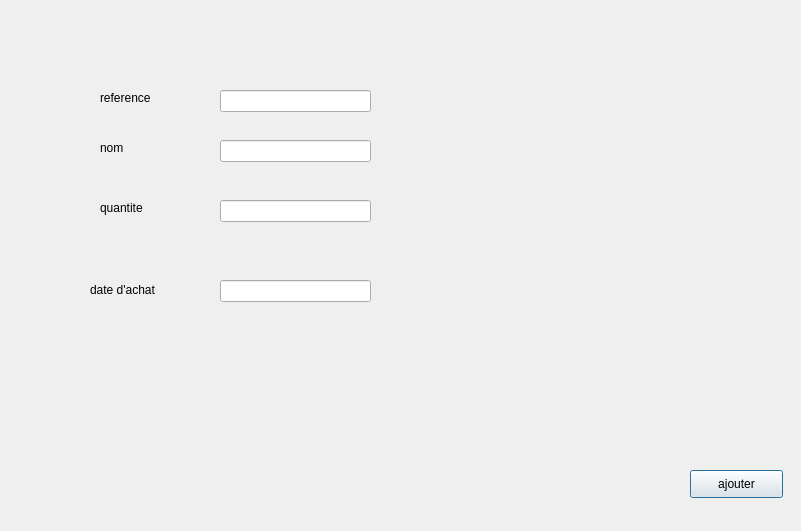
<?xml version="1.0" encoding="UTF-8"?>
<ui version="4.0">
 <class>ajouterEquipement</class>
 <widget class="QDialog" name="ajouterEquipement">
  <property name="geometry">
   <rect>
    <x>0</x>
    <y>0</y>
    <width>801</width>
    <height>531</height>
   </rect>
  </property>
  <property name="windowTitle">
   <string>Dialog</string>
  </property>
  <widget class="QPushButton" name="pushButton">
   <property name="geometry">
    <rect>
     <x>690</x>
     <y>470</y>
     <width>93</width>
     <height>28</height>
    </rect>
   </property>
   <property name="text">
    <string>ajouter</string>
   </property>
  </widget>
  <widget class="QLineEdit" name="iputreference">
   <property name="geometry">
    <rect>
     <x>220</x>
     <y>90</y>
     <width>151</width>
     <height>22</height>
    </rect>
   </property>
  </widget>
  <widget class="QLineEdit" name="inputnomequipement">
   <property name="geometry">
    <rect>
     <x>220</x>
     <y>140</y>
     <width>151</width>
     <height>22</height>
    </rect>
   </property>
  </widget>
  <widget class="QLineEdit" name="inputquantitequipement">
   <property name="geometry">
    <rect>
     <x>220</x>
     <y>200</y>
     <width>151</width>
     <height>22</height>
    </rect>
   </property>
  </widget>
  <widget class="QLineEdit" name="inputdatequipement">
   <property name="geometry">
    <rect>
     <x>220</x>
     <y>280</y>
     <width>151</width>
     <height>22</height>
    </rect>
   </property>
  </widget>
  <widget class="QLabel" name="label">
   <property name="geometry">
    <rect>
     <x>100</x>
     <y>90</y>
     <width>55</width>
     <height>16</height>
    </rect>
   </property>
   <property name="text">
    <string>reference</string>
   </property>
  </widget>
  <widget class="QLabel" name="label_2">
   <property name="geometry">
    <rect>
     <x>100</x>
     <y>140</y>
     <width>55</width>
     <height>16</height>
    </rect>
   </property>
   <property name="text">
    <string>nom</string>
   </property>
  </widget>
  <widget class="QLabel" name="label_3">
   <property name="geometry">
    <rect>
     <x>100</x>
     <y>200</y>
     <width>55</width>
     <height>16</height>
    </rect>
   </property>
   <property name="text">
    <string>quantite</string>
   </property>
  </widget>
  <widget class="QLabel" name="label_4">
   <property name="geometry">
    <rect>
     <x>90</x>
     <y>280</y>
     <width>101</width>
     <height>20</height>
    </rect>
   </property>
   <property name="text">
    <string>date d'achat</string>
   </property>
  </widget>
 </widget>
 <resources/>
 <connections/>
</ui>
